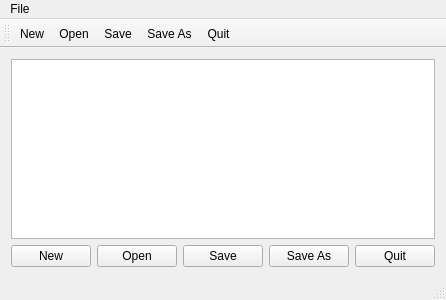
<?xml version="1.0" encoding="UTF-8"?>
<ui version="4.0">
 <class>tlo::TextEditor</class>
 <widget class="QMainWindow" name="tlo::TextEditor">
  <property name="geometry">
   <rect>
    <x>0</x>
    <y>0</y>
    <width>400</width>
    <height>300</height>
   </rect>
  </property>
  <property name="windowTitle">
   <string>Notepad</string>
  </property>
  <widget class="QWidget" name="centralWidget">
   <layout class="QGridLayout" name="gridLayout">
    <item row="0" column="0">
     <layout class="QVBoxLayout" name="verticalLayout">
      <item>
       <widget class="QTextEdit" name="textEdit"/>
      </item>
      <item>
       <layout class="QHBoxLayout" name="horizontalLayout">
        <item>
         <widget class="QPushButton" name="newButton">
          <property name="text">
           <string>New</string>
          </property>
         </widget>
        </item>
        <item>
         <widget class="QPushButton" name="openButton">
          <property name="text">
           <string>Open</string>
          </property>
         </widget>
        </item>
        <item>
         <widget class="QPushButton" name="saveButton">
          <property name="text">
           <string>Save</string>
          </property>
         </widget>
        </item>
        <item>
         <widget class="QPushButton" name="saveAsButton">
          <property name="text">
           <string>Save As</string>
          </property>
         </widget>
        </item>
        <item>
         <widget class="QPushButton" name="quitButton">
          <property name="text">
           <string>Quit</string>
          </property>
         </widget>
        </item>
       </layout>
      </item>
     </layout>
    </item>
   </layout>
  </widget>
  <widget class="QMenuBar" name="menuBar">
   <property name="geometry">
    <rect>
     <x>0</x>
     <y>0</y>
     <width>400</width>
     <height>19</height>
    </rect>
   </property>
   <widget class="QMenu" name="menuFile">
    <property name="title">
     <string>File</string>
    </property>
    <addaction name="actionNew"/>
    <addaction name="actionOpen"/>
    <addaction name="actionSave"/>
    <addaction name="actionSaveAs"/>
    <addaction name="actionQuit"/>
   </widget>
   <addaction name="menuFile"/>
  </widget>
  <widget class="QToolBar" name="mainToolBar">
   <attribute name="toolBarArea">
    <enum>TopToolBarArea</enum>
   </attribute>
   <attribute name="toolBarBreak">
    <bool>false</bool>
   </attribute>
   <addaction name="actionNew"/>
   <addaction name="actionOpen"/>
   <addaction name="actionSave"/>
   <addaction name="actionSaveAs"/>
   <addaction name="actionQuit"/>
  </widget>
  <widget class="QStatusBar" name="statusBar"/>
  <action name="actionOpen">
   <property name="text">
    <string>Open</string>
   </property>
   <property name="toolTip">
    <string>Open a file</string>
   </property>
   <property name="statusTip">
    <string>Open a file</string>
   </property>
   <property name="shortcut">
    <string>Ctrl+O</string>
   </property>
  </action>
  <action name="actionSaveAs">
   <property name="text">
    <string>Save As</string>
   </property>
   <property name="toolTip">
    <string>Save the current file as...</string>
   </property>
   <property name="statusTip">
    <string>Save the current file as...</string>
   </property>
   <property name="shortcut">
    <string>Ctrl+Shift+S</string>
   </property>
  </action>
  <action name="actionQuit">
   <property name="text">
    <string>Quit</string>
   </property>
   <property name="toolTip">
    <string>Quit the application</string>
   </property>
   <property name="statusTip">
    <string>Quit the application</string>
   </property>
   <property name="shortcut">
    <string>Ctrl+Q</string>
   </property>
  </action>
  <action name="actionSave">
   <property name="text">
    <string>Save</string>
   </property>
   <property name="toolTip">
    <string>Save the current file</string>
   </property>
   <property name="statusTip">
    <string>Save the current file</string>
   </property>
   <property name="shortcut">
    <string>Ctrl+S</string>
   </property>
  </action>
  <action name="actionNew">
   <property name="text">
    <string>New</string>
   </property>
   <property name="toolTip">
    <string>New file</string>
   </property>
   <property name="statusTip">
    <string>New file</string>
   </property>
   <property name="shortcut">
    <string>Ctrl+N</string>
   </property>
  </action>
 </widget>
 <layoutdefault spacing="6" margin="11"/>
 <resources/>
 <connections/>
</ui>
